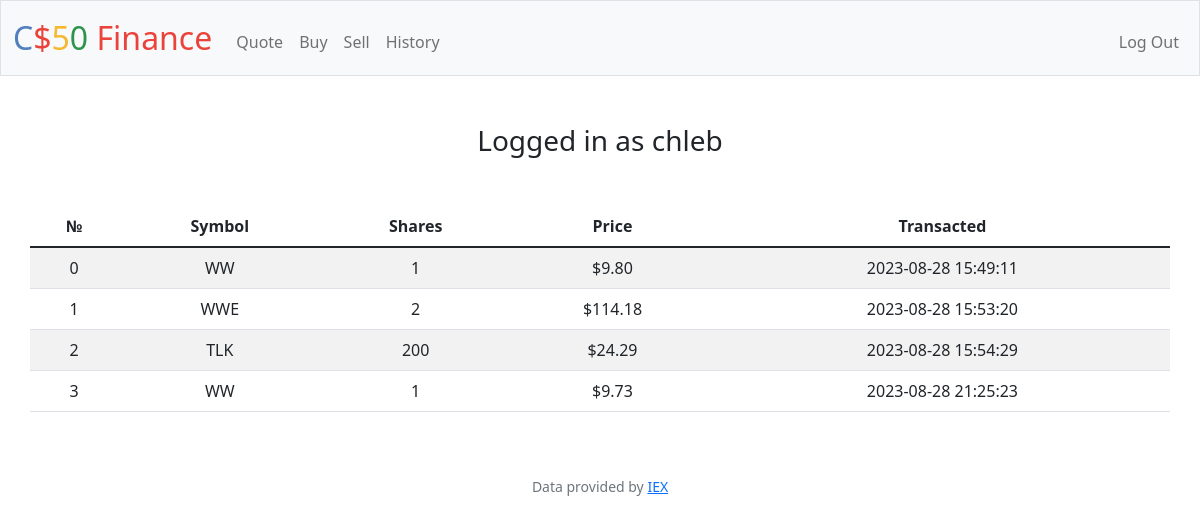
Screenshot of /history (signed in) with the database file from the repository.
### tables this page shows
CREATE TABLE users (
id INTEGER PRIMARY KEY AUTOINCREMENT NOT NULL,
username TEXT NOT NULL,
hash TEXT NOT NULL,
cash NUMERIC NOT NULL DEFAULT 10000.00
);

CREATE TABLE transactions (
transaction_id INTEGER PRIMARY KEY AUTOINCREMENT NOT NULL,
user_id INTEGER NOT NULL,
symbol TEXT NOT NULL,
price_each NUMERIC NOT NULL,
number_of_shares INTEGER NOT NULL,
price_to_pay NUMERIC NOT NULL
);

CREATE TABLE date (
date_id INTEGER PRIMARY KEY AUTOINCREMENT NOT NULL,
transaction_id INTEGER NOT NULL,
date_time TIMESTAMP NOT NULL,
FOREIGN KEY(transaction_id) REFERENCES transactions(transaction_id)
);

### 9/finance/app.py (the view)
@app.route("/history")
@login_required
def history():
    if request.method == "GET":
        log = db.execute("SELECT username FROM users WHERE id = ?", session["user_id"])[
            0
        ]["username"]
        history_rows = db.execute(
            "SELECT symbol, number_of_shares, price_each, date_time FROM transactions JOIN date ON date.transaction_id = transactions.transaction_id  WHERE user_id = ?",
            session["user_id"],
        )
        print(history_rows)
        if len(history_rows) != 0:
            return render_template("history.html", history_rows=history_rows, log=log)
        if len(history_rows) == 0:
            return render_template("history.html", history_rows=history_rows, log=log)
    return apology("TODO")

### 9/finance/app.py (called while the page is built)
@app.after_request
def after_request(response):
    response.headers["Cache-Control"] = "no-cache, no-store, must-revalidate"
    response.headers["Expires"] = 0
    response.headers["Pragma"] = "no-cache"
    return response

### 9/finance/helpers.py (called while the page is built)
def login_required(f):
    @wraps(f)
    def decorated_function(*args, **kwargs):
        if session.get("user_id") is None:
            return redirect("/login")
        return f(*args, **kwargs)
    return decorated_function

def usd(value):
    return f"${value:,.2f}"

### 9/finance/templates/history.html
{% extends "layout.html" %}
{% block main %}
<h3 class="mb-5 w-auto">
    Logged in as {{ log }}
</h3>
<table class="table table-hover table-striped container">
    <thead>
        <th>
            &#8470;
        </th>
        <th>
            Symbol
        </th>
        <th>
            Shares
        </th>
        <th>
            Price
        </th>
        <th>
            Transacted
        </th>
    </thead>
    <tbody>
        {% if history_rows  %}
        {% for i in range(history_rows | length) %}
            <tr>
                <td>
                    {{ i }}
                </td>
                <td>
                    {{ history_rows[i]["symbol"] }}
                </td>
                <td>
                    {{ history_rows[i]["number_of_shares"] }}
                </td>
                <td>
                    {{ history_rows[i]["price_each"] | usd() }}
                </td>
                <td>
                    {{ history_rows[i]["date_time"] }}
                </td>
            </tr>
            {% endfor %}
            {% endif %}
</tbody>
</table>
{% endblock %}

### rows the page displays
users: username "chleb"
transactions: symbol "WW", number_of_shares "1", price_each "$9.80"
date: date_time "2023-08-28 15:49:11"
transactions: symbol "WWE", number_of_shares "2", price_each "$114.18"
date: date_time "2023-08-28 15:53:20"
transactions: symbol "TLK", number_of_shares "200", price_each "$24.29"
date: date_time "2023-08-28 15:54:29"
transactions: symbol "WW", number_of_shares "1", price_each "$9.73"
date: date_time "2023-08-28 21:25:23"

### other values shown
{{ i }} "0" "1" "2" "3"
